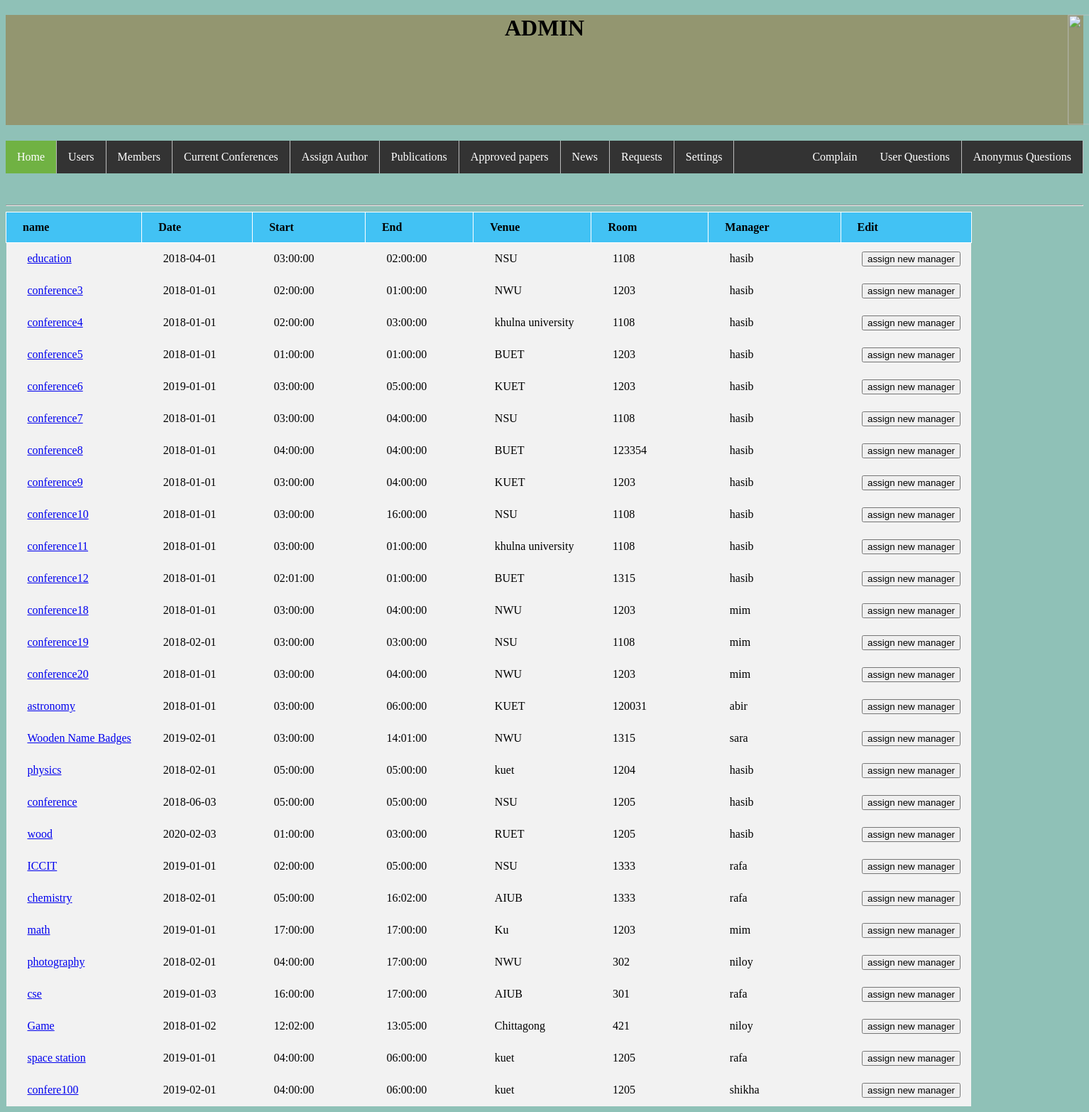
/admin/current_conferences.php, run on the app's committed database.
### tables this page shows
CREATE TABLE `conferences` (
  `con_id` int(11) NOT NULL,
  `conferencename` text NOT NULL,
  `date` date NOT NULL,
  `starttime` time NOT NULL,
  `endtime` time NOT NULL,
  `venue` text NOT NULL,
  `conferenceroom` text NOT NULL,
  `description` longtext NOT NULL,
  `status` tinyint(1) DEFAULT NULL,
  `username` text NOT NULL,
  `manager_status` tinyint(1) DEFAULT NULL,
  `email` varchar(255) DEFAULT NULL
);

### admin/current_conferences.php (the view, shortened to what this page needs)
<?php
require 'config.php';
?>
<!DOCTYPE html>
<html>
<head>
</head>
<body>
	<form method="POST" action="">
		<header>
			<h1>ADMIN
				<div class="image">
				<img src="https://www.nu-techassociates.co.uk/wp-content/uploads/2015/04/DSC0210.jpg">
				</div>
			</h1>
		</header>
<ul>
  <li><a class="active" href="home.php">Home</a></li>
  <li><a href="users.php">Users</a></li>
  <li><a href="member.php">Members</a></li>
  <li><a href="#contact">Current Conferences</a></li>
  <li><a href="#contact">Assign Author</a></li>
  <li><a href="#contact">Publications</a></li>
  <li><a href="#contact">Approved papers</a></li>
  <li><a href="http:/conference/admin/news_settings.php">News</a></li>
  <li><a href="request.php">Requests</a></li>
  <li><a href="http:/conference/admin/settings.php">Settings</a></li>
  <li style="float:right"><a href="http:/conference/admin/question_outside_admin.php">Anonymus Questions</a></li>
  <li style="float:right"><a href="http:/conference/admin/question.php">User Questions</a></li>
  <li style="float:right"><a href="http:/conference/admin/complain.php">Complain</a></li>
</ul><br><br>
	<?php
	       $sql ="SELECT * FROM conferences WHERE status= '1'";
			$result = $conn->query($sql);
			if($result ->num_rows >0)
			{
				$i=0;
				echo "<hr><table><tr><th>name</th><th>Date</th><th>Start</th><th>End</th><th>Venue</th><th>Room</th><th>Manager</th><th>Edit</th></tr>";
				while($row = $result->fetch_assoc())
				{
					$i++;
					$conference = $row['conferencename'];
					$date = $row['date'];
					$start = $row['starttime'];
					$end = $row['endtime'];
					$venue = $row['venue'];
					$room = $row['conferenceroom'];
					$user = $row['username'];
					echo "<tr><td><a href='http:/conference/admin/papers.php'>".$conference."</a></td><td>".$date."</td><td>".$start. "</td><td>".$end."</td><td>".$venue."</td><td>".$room."</td><td>".$user."</td><td><input type='submit' name='assign".$i."' value='assign new manager'></td></tr>";
				}
				echo "</table>";
			}
	 ?>
	</form>
</body>
</html>

### admin/current_conferences.php (style rules this page uses)
body { background:#8fc1b7; }
h1 { background:#939670; height:155px; text-align: center; }
ul { list-style-type: none; margin: 0; padding: 0; overflow: hidden; background-color: #333; }
li { float: left; border-right:1px solid #bbb; }
li:last-child { border-right: none; }
li a { display: block; color: white; text-align: center; padding: 14px 16px; text-decoration: none; }
.active { background-color: #70b243; }
img { height: 155px; width: 200px; transform: translate(389%,0%); }
div { transform: translate(3.9%,-23%); }
table { border-collapse: collapse; padding: 8px; }
table,td { padding-top: 12px; padding-bottom: 12px; padding-right: 15px; padding-left: 30px; text-align: left; }
tr:nth-child(even) { background-color: #f2f2f2; }
tr:nth-child(odd) { background-color: #f2f2f2; }
th { background-color: #42c2f4; border: 1px solid white; padding-top: 12px; padding-bottom: 12px; padding-right: 100px; padding-left: 23px; text-align: left; }

### data on the page
conferences: conferencename "education", date "2018-04-01", starttime "03:00:00", endtime "02:00:00", venue "NSU", conferenceroom "1108", username "hasib"
conferences: conferencename "conference3", date "2018-01-01", starttime "02:00:00", endtime "01:00:00", venue "NWU", conferenceroom "1203", username "hasib"
conferences: conferencename "conference4", date "2018-01-01", starttime "02:00:00", endtime "03:00:00", venue "khulna university", conferenceroom "1108", username "hasib"
conferences: conferencename "conference5", date "2018-01-01", starttime "01:00:00", endtime "01:00:00", venue "BUET", conferenceroom "1203", username "hasib"
conferences: conferencename "conference6", date "2019-01-01", starttime "03:00:00", endtime "05:00:00", venue "KUET", conferenceroom "1203", username "hasib"
conferences: conferencename "conference7", date "2018-01-01", starttime "03:00:00", endtime "04:00:00", venue "NSU", conferenceroom "1108", username "hasib"
conferences: conferencename "conference8", date "2018-01-01", starttime "04:00:00", endtime "04:00:00", venue "BUET", conferenceroom "123354", username "hasib"
conferences: conferencename "conference9", date "2018-01-01", starttime "03:00:00", endtime "04:00:00", venue "KUET", conferenceroom "1203", username "hasib"
conferences: conferencename "conference10", date "2018-01-01", starttime "03:00:00", endtime "16:00:00", venue "NSU", conferenceroom "1108", username "hasib"
conferences: conferencename "conference11", date "2018-01-01", starttime "03:00:00", endtime "01:00:00", venue "khulna university", conferenceroom "1108", username "hasib"
conferences: conferencename "conference12", date "2018-01-01", starttime "02:01:00", endtime "01:00:00", venue "BUET", conferenceroom "1315", username "hasib"
conferences: conferencename "conference18", date "2018-01-01", starttime "03:00:00", endtime "04:00:00", venue "NWU", conferenceroom "1203", username "mim"
conferences: conferencename "conference19", date "2018-02-01", starttime "03:00:00", endtime "03:00:00", venue "NSU", conferenceroom "1108", username "mim"
conferences: conferencename "conference20", date "2018-01-01", starttime "03:00:00", endtime "04:00:00", venue "NWU", conferenceroom "1203", username "mim"
conferences: conferencename "astronomy", date "2018-01-01", starttime "03:00:00", endtime "06:00:00", venue "KUET", conferenceroom "120031", username "abir"
conferences: conferencename "Wooden Name Badges", date "2019-02-01", starttime "03:00:00", endtime "14:01:00", venue "NWU", conferenceroom "1315", username "sara"
conferences: conferencename "physics", date "2018-02-01", starttime "05:00:00", endtime "05:00:00", venue "kuet", conferenceroom "1204", username "hasib"
conferences: conferencename "conference", date "2018-06-03", starttime "05:00:00", endtime "05:00:00", venue "NSU", conferenceroom "1205", username "hasib"
conferences: conferencename "wood", date "2020-02-03", starttime "01:00:00", endtime "03:00:00", venue "RUET", conferenceroom "1205", username "hasib"
conferences: conferencename "ICCIT", date "2019-01-01", starttime "02:00:00", endtime "05:00:00", venue "NSU", conferenceroom "1333", username "rafa"
conferences: conferencename "chemistry", date "2018-02-01", starttime "05:00:00", endtime "16:02:00", venue "AIUB", conferenceroom "1333", username "rafa"
conferences: conferencename "math", date "2019-01-01", starttime "17:00:00", endtime "17:00:00", venue "Ku", conferenceroom "1203", username "mim"
conferences: conferencename "photography", date "2018-02-01", starttime "04:00:00", endtime "17:00:00", venue "NWU", conferenceroom "302", username "niloy"
conferences: conferencename "cse", date "2019-01-03", starttime "16:00:00", endtime "17:00:00", venue "AIUB", conferenceroom "301", username "rafa"
conferences: conferencename "Game", date "2018-01-02", starttime "12:02:00", endtime "13:05:00", venue "Chittagong", conferenceroom "421", username "niloy"
conferences: conferencename "space station", date "2019-01-01", starttime "04:00:00", endtime "06:00:00", venue "kuet", conferenceroom "1205", username "rafa"
conferences: conferencename "confere100", date "2019-02-01", starttime "04:00:00", endtime "06:00:00", venue "kuet", conferenceroom "1205", username "shikha"
